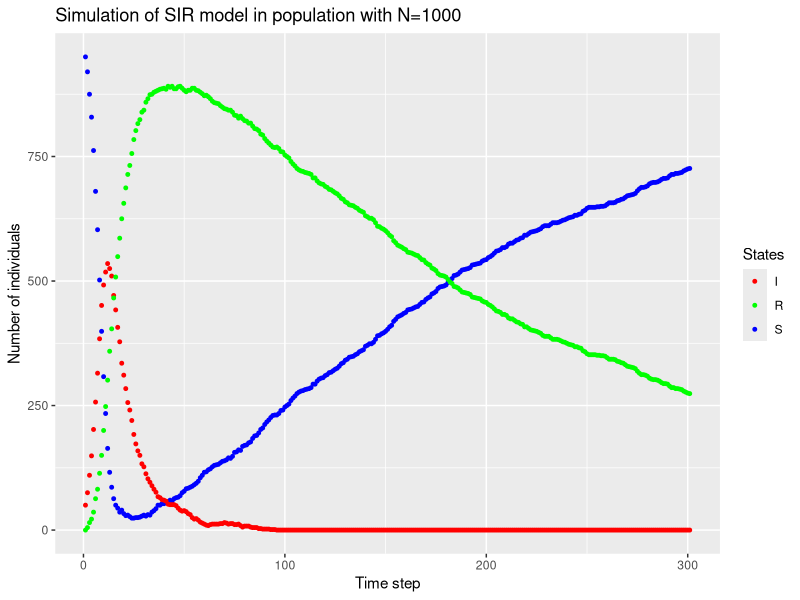
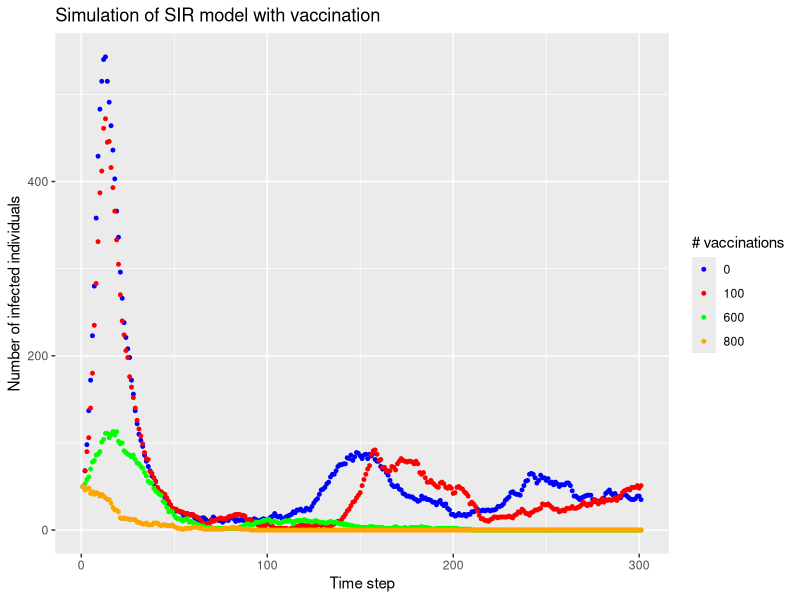
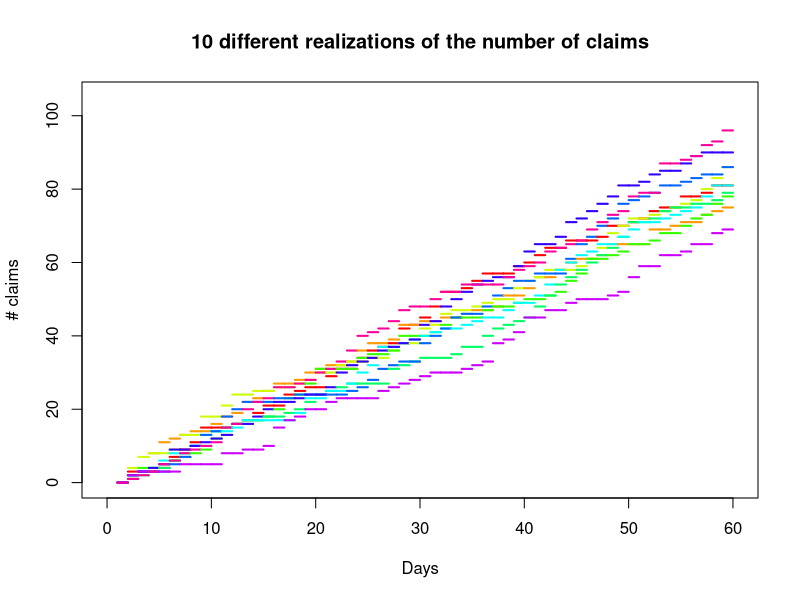
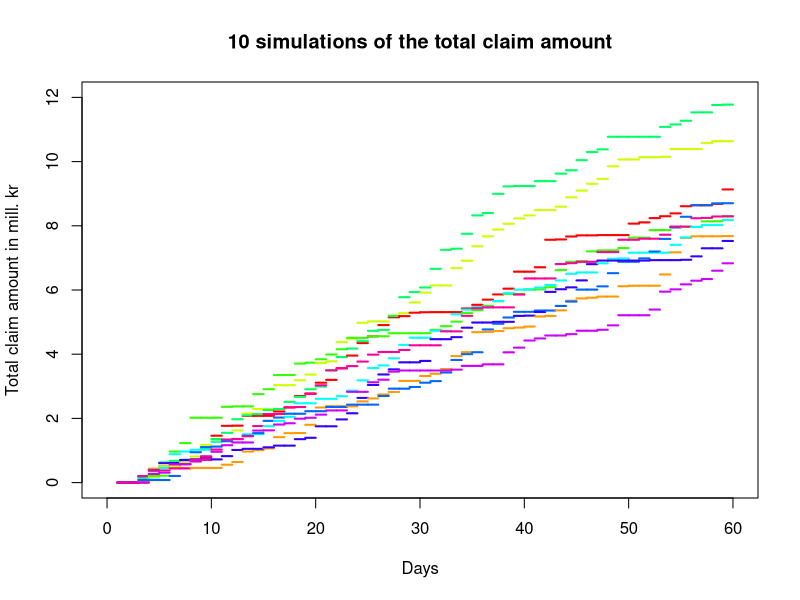

Write the R code that produced these figures, in order.
## ---- chunk 1
knitr::opts_chunk$set(echo = TRUE)
set.seed(5)
## ---- chunk 2
alpha = 0.005
beta = 0.01
gamma = 0.10
## ---- chunk 3
pi0 = 10/31
pi1 = 1/31
pi2 = 20/31
## ---- chunk 4
N = 7300 #number of time steps, 20 years


#probability matrix
P = matrix(c(1-beta, beta, 0, 0, 1-gamma, gamma, alpha, 0, 1-alpha), nrow = 3, byrow=TRUE) 

markovSimulation <- function(N, P) {
  #vector to be filled with realization of simulation
  x = vector('numeric', length = N+1)
  
  #we start in a susceptible state
  x[1] = 0
  
  for (n in 1:N) {
    x[n+1] = sample.int(3, 1, replace=TRUE, prob = P[x[n]+1,])-1 
    #adding and subtracting 1 because R is 1-indexed, but we use the state space {0,1,2}
  }
  
  
  indices <- sequence(N/2,N/2+2) #Sequence used to help us only get the results of
  #the last half of the time steps
  
  susceptibleDays = sum(x[indices]==0)/10
  
  infectedDays = sum(x[indices]==1)/10
  
  recoveredDays = sum(x[indices]==2)/10
  
  returnedList <- list("1" = susceptibleDays, "2"=infectedDays, "3"=recoveredDays)
  
  return(returnedList)
}

output <- markovSimulation(N, P)
susceptibleDays <- output$"1"
infectedDays <- output$"2"
recoveredDays <- output$"3"
## ---- chunk 5
B = 30 #number of simulations we want to run

susceptibleVec = vector('numeric', length = B)
infectedVec = vector('numeric', length = B)
recoveredVec = vector('numeric', length = B)


for (b in 1:B) {
  output <- markovSimulation(N, P)
  susceptibleDays <- output$"1"
  infectedDays <- output$"2"
  recoveredDays <- output$"3"
  
  susceptibleVec[b]=susceptibleDays
  
  infectedVec[b] = infectedDays
  
  recoveredVec[b] = recoveredDays
}
## ---- chunk 6
susceptibleConfInt <- t.test(susceptibleVec, conf.level = 0.95)$conf.int
infectedConfInt <- t.test(infectedVec, conf.level = 0.95)$conf.int
recoveredConfInt <- t.test(recoveredVec, conf.level = 0.95)$conf.int
## ---- chunk 7
#install.packages("ggplot2")
library(ggplot2)

n <- 300 #Number of time steps

alpha <- 0.005 #Constant throughout the simulation
gamma <- 0.1

N <- 1000 # Population size

simulateY <- function(Y0, N, n, numOfVaccinated = 0) {
  Ys <- matrix(0, nrow = n+1, ncol = 3)
  Ys[1,] = Y0
  for (i in 2:(n+1)) {
      oldSusceptible <- Ys[i-1,1]
      oldInfected <- Ys[i-1, 2]
      oldRecovered <- Ys[i-1,3]
      
      beta <- oldInfected/(2*N)
      
      newSusceptible <- rbinom(1, oldSusceptible, 1-beta) #Susceptible->Susceptible
      newInfected <- oldSusceptible-newSusceptible #Susceptible->Infected
      
      newSusceptible = newSusceptible + rbinom(1, oldRecovered, alpha) #Adds the 
      #individuals that go from being recovered to being susceptible
      
      newInfected <- newInfected + rbinom(1, oldInfected, 1-gamma) #Adds the 
      #individuals that stay infected
      newRecovered <- N - numOfVaccinated- newSusceptible - newInfected #The remaining number of 
      #individuals must be in the recovered state
      
      Ys[i, ] = c(newSusceptible, newInfected, newRecovered)
  }
  return(Ys)
}
Y0<-c(950, 50, 0)

Ys <- simulateY(Y0, N, n)
  
Ys_df <-as.data.frame(Ys)
Ys_df = cbind(c(1:(n+1)), Ys_df)
colnames(Ys_df) <- c("timestep", "S", "I", "R")
colors <- c("S" = "blue", "I" = "red", "R" = "green")

ggplot(Ys_df, aes(x=timestep)) +
  geom_point(aes(y = S, colour="S"), size=1) +
  geom_point(aes(y = I, colour="I"), size=1) +
  geom_point(aes(y = R, colour="R"), size=1) +
  ggtitle("Simulation of SIR model in population with N=1000")+
  labs(x = "Time step", y = "Number of individuals", colour="States")+
  scale_color_manual(values = colors)
## ---- chunk 8
n <- 300 #Number of time steps

alpha <- 0.005 #Constant throughout the simulation
gamma <- 0.1

N <- 1000 # Population size
B <- 1000 # Number of simulations

max_infected <- vector("numeric", length = B)
timestep_max_infected <- vector("numeric", length = B)

for (b in 1:B) {
  Y0<-c(950, 50, 0)

  Ys <- simulateY(Y0, N, n)
  
  #adds the maximum number of infected individuals and the corresponding time step
  max_infected[b] = max(Ys[,2])
  timestep_max_infected[b] = which(Ys[,2]==max_infected[b])[1]
  
}

E_max_infected <- mean(max_infected)
E_timestep_max_infected <- mean(timestep_max_infected)

max_infected_CI <- t.test(max_infected, conf.level = 0.95)$conf.int
timestep_max_infected_CI <- t.test(timestep_max_infected, conf.level = 0.95)$conf.int
## ---- chunk 9
n <- 300 #Number of time steps

alpha <- 0.005 #Constant throughout the simulation
gamma <- 0.1

N <- 1000 # Population size
B <- 1000 # Number of simulations

num_vaccinated <- c(0, 100, 600, 800)

R <- length(num_vaccinated) #Number of realizations
Is <- matrix(nrow=n+1, ncol=R)

E_max_infected <- vector("numeric", length = R)
E_timestep_max_infected <- vector("numeric", length = R)

max_infected_CI <- matrix(nrow=R, ncol=2)
timestep_max_infected_CI <- matrix(nrow=R, ncol=2)

for (v in 1:R) {
  max_infected <- vector("numeric", length = B)
  timestep_max_infected <- vector("numeric", length = B)
  
  for (b in 1:B) {
  
    Y0<-c(950-num_vaccinated[v], 50, 0)
    Ys <- simulateY(Y0, N, n, num_vaccinated[v])
    
    #adds the maximum number of infected individuals and the corresponding time step
    max_infected[b] = max(Ys[,2])
    timestep_max_infected[b] = which(Ys[,2]==max_infected[b])[1]
    
  }
  
  Is[,v] <- Ys[,2]

E_max_infected[v] <- mean(max_infected)
E_timestep_max_infected[v] <- mean(timestep_max_infected)

max_infected_CI[v,] <- t.test(max_infected, conf.level = 0.95)$conf.int
timestep_max_infected_CI[v,] <- t.test(timestep_max_infected, conf.level = 0.95)$conf.int
}

Is_df <-as.data.frame(Is)
Is_df = cbind(c(1:(n+1)), Is_df)
colnames(Is_df)[1] = "timestep"

for (i in 2:(R+1)) {
  colnames(Is_df)[i] = paste("vaccinations", toString(num_vaccinated[i-1]), sep="")
}

colors <- c("0" = "blue", "100" = "red", "600" = "green", "800" = "orange")

ggplot(Is_df, aes(x=timestep)) +
  geom_point(aes(y = vaccinations0, colour = "0"), size=1) +
  geom_point(aes(y = vaccinations100, colour = "100"), size=1)+
  geom_point(aes(y = vaccinations600, colour = "600"), size=1)+
  geom_point(aes(y = vaccinations800, colour = "800"), size=1)+
  ggtitle("Simulation of SIR model with vaccination")+
  labs(x = "Time step", y = "Number of infected individuals", 
  colour="# vaccinations")+
  scale_color_manual(values = colors)


## ---- chunk 10

simulatePoisson <- function(N, numOfDays, lambda) {
  realizations <- matrix(nrow=numOfDays+1, ncol = N)
  
  for (i in 1:N) {
    
    totalClaims <- vector("numeric", length = numOfDays+1)
    totalClaims[1] <- 0 # X(0) = 0
    totalClaims[2:(numOfDays+1)] = rpois(numOfDays, lambda)
    
    totalClaims = cumsum(totalClaims)
    
    realizations[,i]=totalClaims
  }
  return (realizations)
}

N<-1000
numOfDays <- 59
lambda <- 1.5
results <- simulatePoisson(N, numOfDays, lambda)
last_row <- dim(results)[1]
estimated_probability = sum(results[last_row,]>100)/N

results_data_frame <- as.data.frame(results[, 1:10])

names = colnames(results_data_frame)

x=c(1:60)
colors = rainbow(10)

plot(NULL, NULL, xlim = c(0, 60), ylim = c(0, 105), xlab = "Days", ylab = "# claims", main = "10 different realizations of the number of claims", lwd = 0.4)
for (i in 2:60) {
  for (j in 1:10) {
    lines(c(x[i-1], x[i]), c(results[i-1,j], results[i-1, j]), lwd=2, col = colors[j])
  }
}

## ---- chunk 11
SimulateAmountsOfClaims<- function(N, numOfDays, lambda, gamma) {
  realizations <- matrix(0, nrow=numOfDays+1, ncol = N)
  for (row in 2:numOfDays +1) {
    for (col in 1:N) {
      num_of_claims_per_day <- rpois(1, lambda)
      daily_total_claim <- sum(rexp(num_of_claims_per_day, gamma)) 
      realizations[row, col] <- daily_total_claim + realizations[row-1, col]
    }
  }
  return(realizations)
}

N <- 1000
numOfDays = 59
lambda <- 1.5
gamma <- 10

results <- SimulateAmountsOfClaims(N, numOfDays, lambda, gamma)

last_row <- dim(results)[1]
estimated_probability = sum(results[last_row,]>8)/N

results_data_frame <- as.data.frame(results[, 1:10])

names = colnames(results_data_frame)

x=c(1:60)
colors = rainbow(10)

y_max_lim <- ceiling(max(results_data_frame[last_row,]))

plot(NULL, NULL, xlim = c(0, 60),ylim = c(0, y_max_lim), xlab = "Days", ylab = "Total claim amount in mill. kr", main = "10 simulations of the total claim amount", lwd = 0.4)
for (i in 2:60) {
  for (j in 1:10) {
    lines(c(x[i-1], x[i]), c(results[i-1,j], results[i-1, j]), lwd=2, col = colors[j])
  }
}

